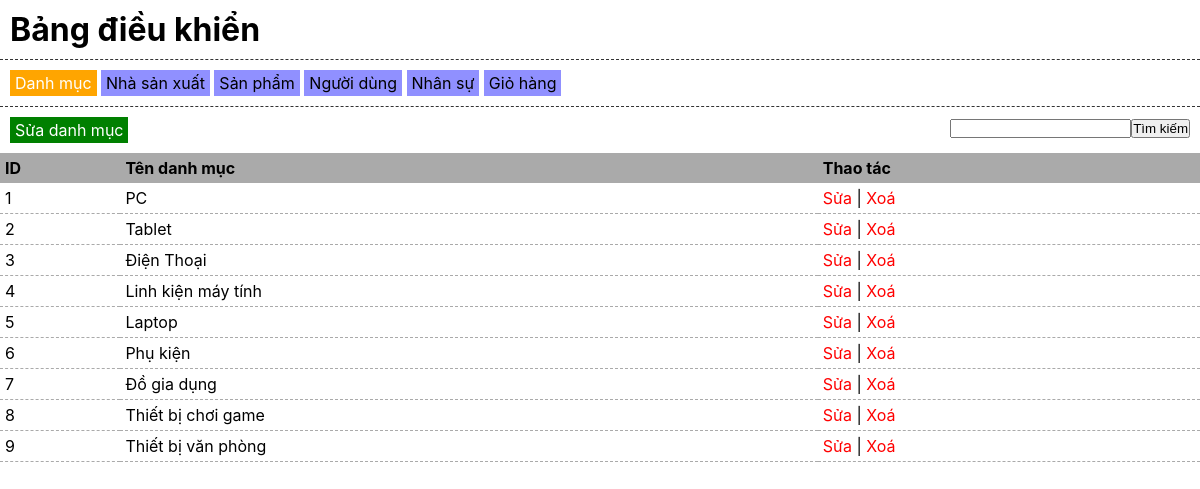
/admin/category.php (signed in), run on the app's committed database.
### tables this page shows
CREATE TABLE THELOAI(
    id int not null primary key auto_increment,
    ten varchar(100) not null
);

### core/interact.database.php (called while the page is built, shortened)
<?php
require_once __DIR__ . "/connect.php";
function select(string $query): array
{
    global $mysqli;
    $result = [];
    $data = $mysqli->query($query);
    if ($data->num_rows > 0) {
        while ($row = $data->fetch_assoc()) {
            array_push($result, $row);
        }
    }
    return $result;
}
function query(string $query)
{
    global $mysqli;
    return $mysqli->query($query);
}

### admin/category.php (the view, shortened to what this page needs)
<?php
$dulieu = select("SELECT * FROM theloai");
?>
<!DOCTYPE html>
<html lang="en">
<head>
    <link rel="stylesheet" href="./assets/css/index.css">
</head>
<body>
    <h1>
        Bảng điều khiển
    </h1>
    <ul>
        <li class="active"><a href="./">Danh mục</a></li>
        <li><a href="./brand.php">Nhà sản xuất</a></li>
        <li><a href="./product.php">Sản phẩm</a></li>
        <li><a href="./user.php">Người dùng</a></li>
        <li><a href="./staff.php">Nhân sự</a></li>
        <li><a href="./cart.php">Giỏ hàng</a></li>
    </ul>
    <div class="toolbar">
        <div>
            <a href="./category_add.php">Sửa danh mục</a>
        </div>
        <div>
            <form action=""><input type="search" name="search"><input type="submit" value="Tìm kiếm"></form>
        </div>
    </div>
    <div class="result">
        <table>
            <thead>
                <tr>
                    <td>ID</td>
                    <td>Tên danh mục</td>
                    <td>Thao tác</td>
                </tr>
            </thead>
            <tbody>
                <?php foreach ($dulieu as $item) { ?>
                    <tr>
                        <td><?= $item["id"] ?></td>
                        <td><?= $item["ten"] ?></td>
                        <td> <a href="./category_edit.php?id=<?= $item["id"] ?>">Sửa</a> | <a href="./category_delete.php?id=<?= $item["id"] ?>">Xoá</a></td>
                    </tr>
                <?php } ?>
            </tbody>
        </table>
    </div>
</body>
</html>

### admin/assets/css/index.css (style rules this page uses)
* { padding: 0; margin: 0; box-sizing: border-box; }
body { font-family: -apple-system, BlinkMacSystemFont, 'Segoe UI', Roboto, Oxygen, Ubuntu, Cantarell, 'Open Sans', 'Helvetica Neue', sans-serif; }
a { text-decoration: none; color: red; }
h1 { border-bottom: 1px dashed #333; padding: 10px; }
ul { display: block; padding: 10px; border-bottom: 1px dashed #333; }
ul>li { display: inline-block; padding: 3px 5px; background: rgb(144, 144, 255); color: black; }
ul>li a { color: inherit; }
ul>li.active { background-color: orange; color: white; }
.toolbar { display: flex; justify-content: space-between; padding: 10px; }
.toolbar a { display: inline-block; background: green; color: white; padding: 3px 5px; }
table { width: 100%; border-collapse: collapse; }
table thead { background: #aaa; }
table thead tr td { padding: 5px; font-weight: bold; }
table tbody tr td { padding: 5px; border-bottom: 1px dashed #aaa; }

### data on the page
theloai: id "1", ten "PC"
theloai: id "2", ten "Tablet"
theloai: id "3", ten "Điện Thoại"
theloai: id "4", ten "Linh kiện máy tính"
theloai: id "5", ten "Laptop"
theloai: id "6", ten "Phụ kiện"
theloai: id "7", ten "Đồ gia dụng"
theloai: id "8", ten "Thiết bị chơi game"
theloai: id "9", ten "Thiết bị văn phòng"
